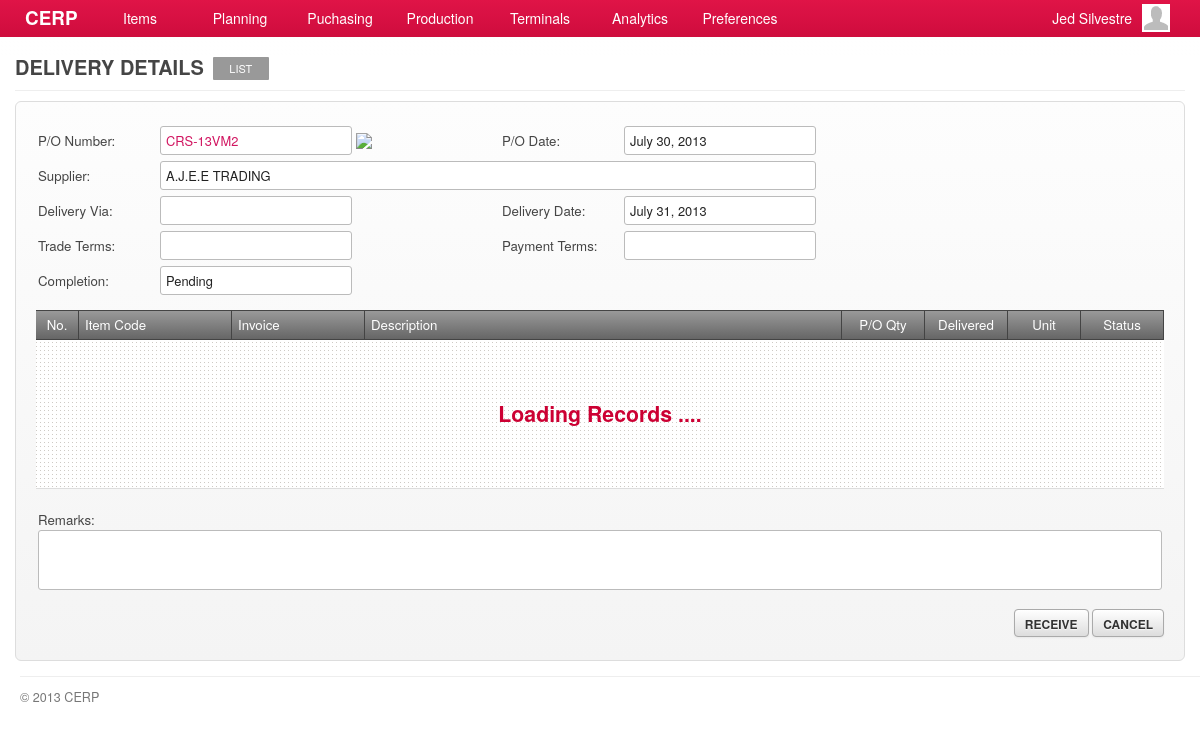
/account/deliveries-show.php?id=2 (signed in), run on the app's committed database.
### tables this page shows
CREATE TABLE `capabilities` (
  `id` int(11) NOT NULL AUTO_INCREMENT,
  `title` varchar(45) DEFAULT NULL,
  `name` varchar(45) DEFAULT NULL,
  `capability` varchar(45) DEFAULT NULL,
  `url` varchar(45) DEFAULT NULL,
  `parent` int(11) DEFAULT NULL,
  PRIMARY KEY (`id`)
);

CREATE TABLE `deliveries` (
  `id` bigint(20) NOT NULL AUTO_INCREMENT,
  `purchase_id` int(11) DEFAULT NULL,
  `delivery_via` varchar(80) DEFAULT NULL,
  `delivery_date` date DEFAULT NULL,
  `remarks` varchar(180) DEFAULT NULL,
  `status` int(4) DEFAULT '13',
  `completion_status` int(11) DEFAULT '19',
  `updated_at` datetime DEFAULT NULL,
  `created_at` datetime DEFAULT NULL,
  PRIMARY KEY (`id`)
);

CREATE TABLE `purchases` (
  `id` bigint(20) NOT NULL AUTO_INCREMENT,
  `supplier_id` int(11) DEFAULT NULL,
  `po_number` varchar(45) DEFAULT NULL,
  `po_date` date DEFAULT NULL,
  `payment_terms` varchar(80) DEFAULT NULL,
  `terms` varchar(80) DEFAULT NULL,
  `delivery_via` varchar(80) DEFAULT NULL,
  `delivery_date` date DEFAULT NULL,
  `total_amount` decimal(10,2) DEFAULT NULL,
  `remarks` varchar(180) DEFAULT NULL,
  `status` int(3) DEFAULT '9',
  `completion_status` int(11) DEFAULT NULL,
  `created_by` int(11) DEFAULT NULL,
  `created_at` datetime DEFAULT NULL,
  `checked_by` int(11) DEFAULT NULL,
  `checked_at` datetime DEFAULT NULL,
  `approved_by` int(11) DEFAULT NULL,
  `approved_at` datetime DEFAULT NULL,
  `updated_at` datetime DEFAULT NULL,
  PRIMARY KEY (`id`)
);

CREATE TABLE `suppliers` (
  `id` int(11) NOT NULL AUTO_INCREMENT,
  `supplier_code` varchar(45) DEFAULT NULL,
  `name` varchar(100) DEFAULT NULL,
  `address` varchar(100) DEFAULT NULL,
  `country` int(11) DEFAULT NULL,
  `representative` varchar(100) DEFAULT NULL,
  `contact_no1` varchar(45) DEFAULT NULL,
  `contact_no2` varchar(45) DEFAULT NULL,
  `fax_no` varchar(45) DEFAULT NULL,
  `email` varchar(45) DEFAULT NULL,
  `supplier_type` int(11) DEFAULT NULL,
  `product_service` int(11) DEFAULT NULL,
  `term_of_payment` int(11) DEFAULT NULL,
  `description` tinytext,
  `created_at` timestamp NULL DEFAULT NULL,
  `updated_at` timestamp NULL DEFAULT NULL,
  PRIMARY KEY (`id`)
);

CREATE TABLE `lookup_status` (
  `id` int(11) NOT NULL AUTO_INCREMENT,
  `code` varchar(7) DEFAULT NULL,
  `description` varchar(45) DEFAULT NULL,
  `parent` varchar(6) DEFAULT NULL,
  `created_at` timestamp NULL DEFAULT NULL,
  `updated_at` timestamp NULL DEFAULT NULL,
  PRIMARY KEY (`id`)
);

### include/general.class.php (called while the page is built, shortened)
<?php
require('database.class.php');
require('capabilities.class.php');
require('posts.class.php');
require('query.class.php');
require('role.class.php');
$HostAccount	= "account";
$DB				= new MySQL;
  $Host			= "cerp";
  $HostAccount	= "/".$Host."/".$HostAccount;
  $DB->database	= "cerpdb";
  $DB->username	= "cerpuser";
  $DB->password	= "cerpuser";
  $DB->hostname	= "localhost";
$Capabilities	= new Capabilities($DB);
$Query			= new Query($DB);
$Signed			= $_SESSION['user'];
$Role		= new Role($DB, $Signed['id']);
require('functions.php');
?>

### include/role.class.php (called while the page is built, shortened)
<?php
class Role
{
	private $DB;
	private $user_id;
	function Role($db, $uid) {
  	$this->DB = $db;
		$this->user_id = $uid;
  }
	function isCapableByName($cap_name) {
		foreach ($this->getUserRoles() as $user_role) {
			$result = $this->DB->Find('role_capabilities', array(
						  			'columns' 		=> 'role_capabilities.*',
						  			'joins' => 'INNER JOIN capabilities ON capabilities.id = role_capabilities.capability_id',
						  	    'conditions' 	=> 'capabilities.capability="'. $cap_name .'" AND role_id='. $user_role['role_id']));
			if(isset($result)) {
				return TRUE;
			}
		}
	}
	function getUserRoles() {
		$result = $this->DB->Get('user_roles', array(
						  			'columns' 		=> 'user_roles.role_id, roles.name',
						  			'joins' => 'INNER JOIN roles ON roles.id = user_roles.role_id',
						  	    'conditions' 	=> 'user_roles.user_id='. $this->user_id));
		if(isset($result)) {
			return $result;
		}
	}
}

### include/database.class.php (called while the page is built, shortened)
<?php
class MySQL {
  public $username	= "cerpuser";
  public $password	= "cerpuser";
  public $hostname	= "localhost";
  public function Connect() {
    $conn = mysql_connect($this->hostname, $this->username, $this->password) or die("<br/><span class='notice'><p class='error'><strong>ERROR!</strong> Unable to connect to MySQL! </p></span>");
    return $conn;
  }
  public function Query($sql) {
  	$conn = $this->Connect();
    $result = mysql_query($sql, $conn);
	return $result;
  }
	function Find($table, $args='') {
  	if (isset($args)) {
  	  $args['columns'] = (isset($args['columns']) ? $args['columns'] : '*');
  	  $args['joins'] = (isset($args['joins']) ? $args['joins'] : '');
	 	 	$args['conditions'] = ($args['conditions'] == '' ? '' : 'where '.$args['conditions']);
		}
		$sql = "SELECT ".$args['columns']." FROM ".$table." ".$args['joins']." ".$args['conditions'];
		$row = $this->IsEmpty($this->Query($sql));
		return mysql_fetch_array($row);
  }
  function Get($table, $args='') {
  	if (isset($args)) {
  	  $args['columns'] = (isset($args['columns']) ? $args['columns'] : '*');
  	  $args['joins'] = (isset($args['joins']) ? $args['joins'] : '');
		  $args['conditions'] = ($args['conditions'] == '' ? '' : 'WHERE '.$args['conditions']);
  	  $args['order'] = (isset($args['order']) ? ' ORDER BY '.$args['order'] : '');
  	  $args['limit'] = (isset($args['limit']) ? ' LIMIT '.$args['limit'] : '');
  	  $args['group'] = (isset($args['group']) ? ' GROUP BY '.$args['group'] : '');
		}
		$data = array();
		$sql = "SELECT ".$args['columns']." FROM ".$table." ".$args['joins']." ".$args['conditions']." ".$args['group']." ".$args['order']." ".$args['limit'];
		$result = $this->IsEmpty($this->Query($sql));
		if(!empty($result)) {
	      while ($row = mysql_fetch_array($result)) {
	        $data[] = $row;
	      }
		}
		return $data;
  }
	function Fetch($table, $args='') {
  	if (isset($args)) {
  	  $args['columns'] = (isset($args['columns']) ? $args['columns'] : '*');
  	  $args['joins'] = (isset($args['joins']) ? $args['joins'] : '');
			$args['conditions'] = (isset($args['conditions']) && $args['conditions'] != '') ? ' WHERE '.$args['conditions'] : '';
			$args['order'] = (isset($args['order']) ? ' ORDER BY '.$args['order'] : '');
			$args['limit'] = (isset($args['limit']) ? ' LIMIT '.$args['limit'] : '');
			$args['group'] = (isset($args['group']) ? ' GROUP BY '.$args['group'] : '');
    }
	$data = array();
    $sql = "SELECT ".$args['columns'];
    $sql .= " FROM ".$table." ".$args['joins'];
    $sql .= $args['conditions'];
    $sql .= $args['group'];
    $sql .= $args['order'];
    $sql .= $args['limit'];
	$result = $this->IsEmpty($this->Query($sql));
	if(!empty($result)) {
      while ($row = mysql_fetch_array($result, MYSQL_ASSOC)) {
        $data[] = $row;
      }
	}
	return $data;
  }
  private function IsEmpty($result) {
    if(mysql_num_rows($result) > 0) return $result;
    return null;
  }
}

### include/capabilities.class.php (called while the page is built, shortened)
<?php
class Capabilities {
  private $DB;
	public $All;
	function Capabilities($db) {
		$this->DB = $db;
		$this->GetCapabilities();
	}
  function GetTitle() {
    global $capability_key;
	return $this->All[$capability_key]['title'];
  }
	function GetCapabilities() {
		$capabilities = $this->DB->Get('capabilities', array(
					  			'columns' 		=> 'id, capability, title, name, parent, url',
					  	    'conditions' 	=> 'parent IS NOT null ORDER BY parent'));
		$all = array();
		foreach ($capabilities as $cap) {
			$all[$cap['capability']] = array('title' => $cap['title'],'name' => $cap['name'], 'url' => $cap['url'], 'parent' => $cap['parent']);
		}
		$this->All = $all;
	}
}

### include/query.class.php (called while the page is built, shortened)
<?php
class Query {
  private $DB;
  function Query($db) {
  	$this->DB = $db;
  }
  function delivery_by_id($id) {
  	$query = $this->DB->Fetch('deliveries', array(
               'columns'  => 'deliveries.id, purchases.id AS pid, purchases.po_number, suppliers.id AS supplier_id, suppliers.name AS supplier_name,
                              deliveries.delivery_date, deliveries.delivery_via, purchases.terms, purchases.payment_terms,
                              purchases.total_amount, deliveries.remarks, lookup_status.description AS status, lookup_status1.description AS completion_status,
                              purchases.po_date, deliveries.status AS status_id',
               'joins' => 'INNER JOIN purchases ON purchases.id = deliveries.purchase_id
               						 INNER JOIN suppliers ON suppliers.id = purchases.supplier_id
                           INNER JOIN lookup_status ON lookup_status.id = deliveries.status
                           INNER JOIN lookup_status AS lookup_status1 ON lookup_status1.id = deliveries.completion_status',
               'conditions' => 'deliveries.id = '. $id)
             );
		if(!empty($query)) return $query[0];
		return null;
  }
}

### account/deliveries-show.php (the view, shortened to what this page needs)
<?php
  $capability_key = 'show_deliveries';
  require('header.php');
	$allowed = $Role->isCapableByName($capability_key);
	if(!$allowed) {
		require('inaccessible.php');
	}else{
  	$delivery = $Query->delivery_by_id($_GET['id']);
?>
      <div id="page">
        <div id="page-title">
          <h2>
            <span class="title"><?php echo $Capabilities->GetTitle(); ?></span>
			      <?php
						  echo '<a href="'.$Capabilities->All['deliveries']['url'].'" class="nav">'.$Capabilities->All['deliveries']['name'].'</a>';
						?>
          </h2>
        </div>
        <div id="content">
          <form id="delivery-form" action="<?php host($Capabilities->GetUrl()) ?>" method="POST" class="form-container">
             <div>
             	<table>
                   <tr>
                      <td width="120">P/O Number:</td><td width="340"><input type="text" value="<?php echo $delivery['po_number']; ?>" class="text-field magenta" readonly/>
                      	<?php echo $linkto = (isset($delivery['pid'])) ? link_to('purchases-show.php?id='.$delivery['pid']) : '' ?>
                      </td>
                      <td width="120">P/O Date:</td><td width="340"><input type="text" value="<?php echo date("F d, Y", strtotime($delivery['po_date'])); ?>" class="text-field" readonly/>
                   </tr>
                   <tr>
                      <td>Supplier:</td>
                      <td colspan="99">
                        <input type="text" value="<?php echo $delivery['supplier_name']; ?>" class="text-field" style="width:644px;" readonly/>
                      </td>
                   </tr>
                   <tr>
                      <td>Delivery Via:</td><td><input type="text" value="<?php echo $delivery['delivery_via']; ?>" class="text-field" readonly/></td>
                      <td>Delivery Date:</td><td><input type="text" value="<?php echo date("F d, Y", strtotime($delivery['delivery_date'])) ?>" class="text-field text-date" readonly/></td>
                   </tr>
                   <tr>
                      <td>Trade Terms:</td><td><input type="text" value="<?php echo $delivery['terms']; ?>" class="text-field" readonly/></td>
                      <td>Payment Terms:</td><td><input type="text" value="<?php echo $delivery['payment_terms']; ?>" class="text-field" readonly/></td>
                   </tr>
                   <tr>
                      <td>Completion:</td><td><input type="text" value="<?php echo $delivery['completion_status']; ?>" class="text-field" readonly/></td>
                      <td></td><td></td>
                   </tr>
                   <tr><td height="5" colspan="99"></td></tr>
                </table>
             </div>
             <div id="grid-delivery-materials" class="grid jq-grid" style="min-height:146px;">
               <table cellspacing="0" cellpadding="0">
                 <thead>
                   <tr>
                     <td width="30" class="border-right text-center">No.</td>
                     <td width="140" class="border-right">Item Code</td>
                     <td width="120" class="border-right">Invoice</td>
                     <td class="border-right">Description</td>
                     <td width="70" class="border-right text-center">P/O Qty</td>
                     <td width="70" class="border-right text-center">Delivered</td>
                     <td width="60" class="border-right text-center">Unit</td>
                     <td width="70" class="border-right text-center">Status</td>
                   </tr>
                 </thead>
                 <tbody id="delivery-materials"></tbody>
               </table>
             </div>
             <div>
             	<table width="100%">
                   <tr><td height="5" colspan="99"></td></tr>
                   <tr>
                      <td></td>
                      <td align="right"></td>
                   </tr>
                   <tr><td colspan="2">Remarks:<br/><textarea style="min-width:650px;width:98.9%;height:50px;" readonly><?php echo $delivery['remarks']; ?></textarea></td></tr>
                </table>
             </div>
             <div class="field-command">
               <?php if($delivery['status'] != "Close") { ?>
           	   <input id="btn-receive" type="button" value="RECEIVE" class="btn redirect-to" rel="<?php echo host('receiving-new.php?id='.$_GET['id']); ?>"/>
           	   <?php } ?>
               <input type="button" value="CANCEL" class="btn redirect-to" rel="<?php echo host('deliveries.php'); ?>"/>
             </div>
          </form>
       </div>
     </div>
<?php }
require('footer.php'); ?>

### data on the page
capabilities: title "DELIVERY DETAILS"
capabilities: name "LIST"
deliveries: purchase.po_number "CRS-13VM2", purchase.po_date "July 30, 2013", name "A.J.E.E TRADING", delivery_date "July 31, 2013", description "Pending"

### other printed values
$Signed['first_name'] "Jed"
$Signed['last_name'] "Silvestre"
